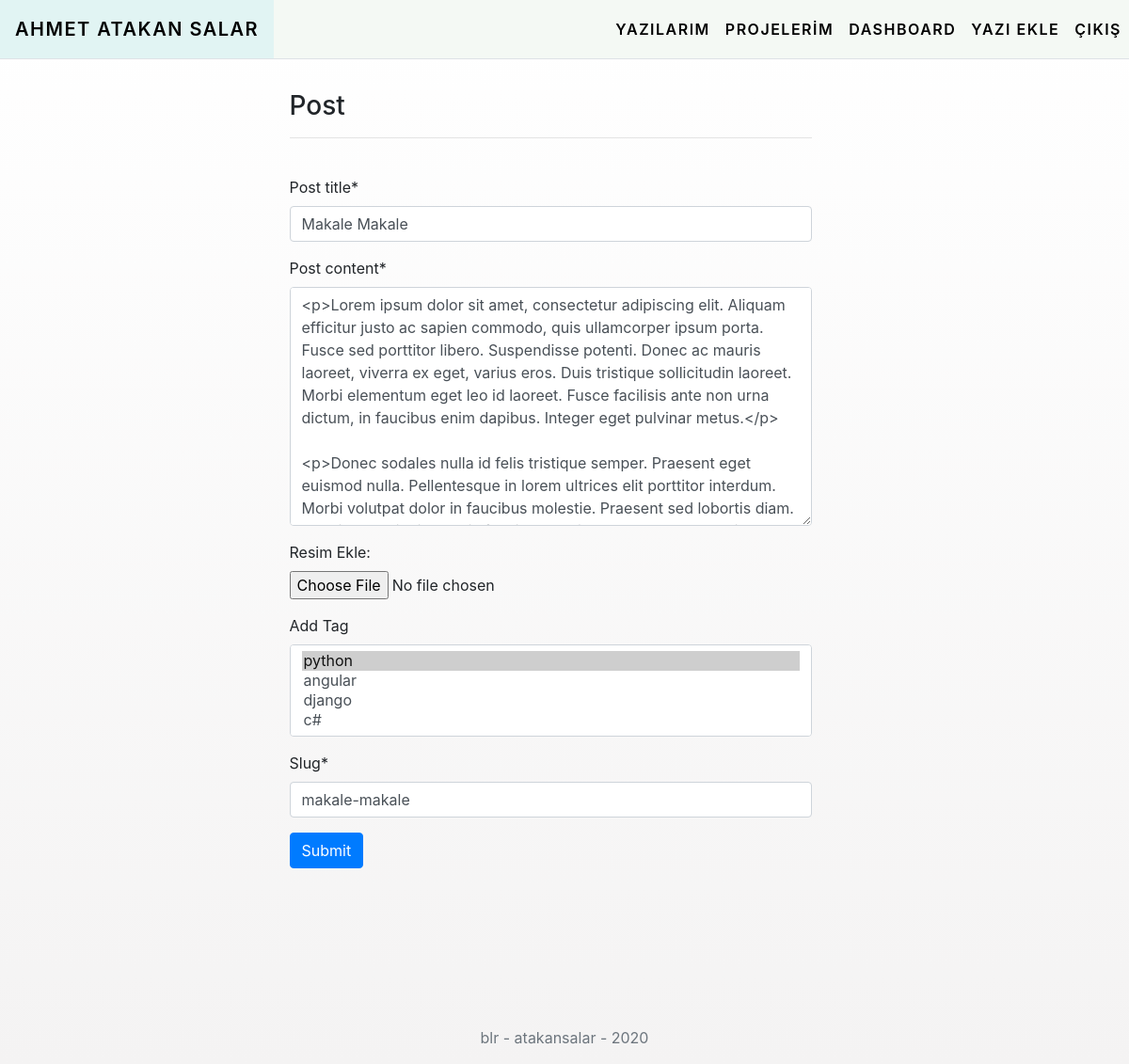
The page /posts/update/62 (signed in) on the database as committed earlier.
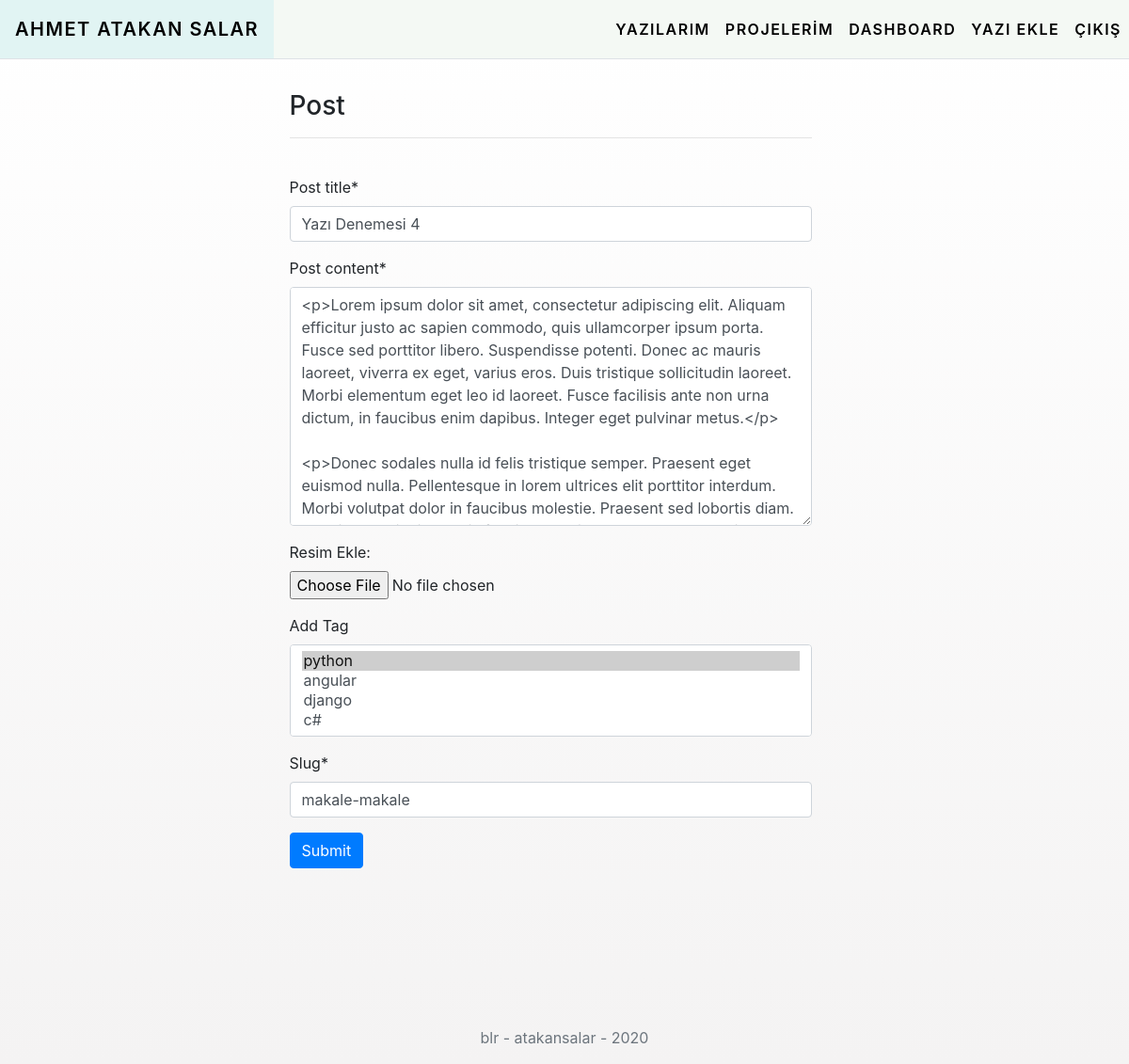
The same page on the database as committed later.
### post/models.py (models this page shows, shortened)
class Post(models.Model):
    post_author = models.ForeignKey("auth.User", on_delete=models.CASCADE)
    post_title = models.CharField(max_length=50)
    post_content = RichTextField()
    post_date = models.DateTimeField(auto_now_add=True)
    post_image = models.FileField(blank=True, null=True, verbose_name="Resim Ekle:")
    post_tags = models.ManyToManyField(Tag, verbose_name="Add Tag", blank=True)
    slug = models.SlugField(null=False, unique=True)
    class Meta:
        ordering =['-post_date']

### post/views.py (the view, shortened to what this page needs)
# urls.py: path('update/<int:id>', views.updatePost, name="updatePost"),
@login_required(login_url="user:login")
def updatePost(request, id):
    post = get_object_or_404(Post, id=id)
    form = PostForm(request.POST or None, request.FILES or None, instance=post)
    return render(request, 'update.html', {'form':form,})

### post/forms.py
class PostForm(forms.ModelForm):
    class Meta:
        model = Post
        fields = ['post_title', 'post_content', 'post_image', 'post_tags', 'slug']

### post/models.py (called while the page is built)
    def __str__(self):
        return self.tag_name

### templates/update.html (shortened to what this page needs)
{% extends "layout.html" %} {% load crispy_forms_tags %} {% block body %}
<div class="row w-100">
  <div class="col-md-6 offset-md-3 align-self-center content-wrapper">
    <h3>Post</h3>
    <hr>
    <form method="post" enctype="multipart/form-data">
      <br />
      {{ form.media }} {{form|crispy}} {{content | safe}}
      <button type="submit" class="btn btn-primary">Submit</button>
    </form>
  </div>
</div>
{% endblock body %}

Rows that differ between the two databases and show on the page:
changed Post "makale-makale": post_title "Makale Makale" → "Yazı Denemesi 4"
